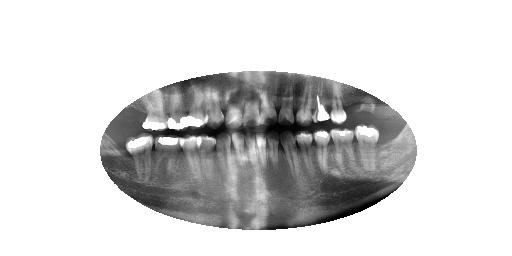
#> input picture unlabeled_images/0355_jpg.rf.e3e6daab192a51e715ef9fc3394f2a76.jpg, 512 x 256 px; its folder holds only this picture in this run
$ python train.py
#> lines starting #> are read from the running program, lines starting #| are printed output that depends on the picture
import glob2
import os
import pandas as pd
import cv2
import pickle
from sklearn.model_selection import train_test_split
from sklearn.preprocessing import LabelEncoder
from sklearn.ensemble import RandomForestClassifier
from sklearn.metrics import accuracy_score

# Load annotations from CSV
annotations_csv = '_annotations.csv'
df = pd.read_csv(annotations_csv)
#> (reads _annotations.csv from the repository)

# Initialize empty lists to store images and labels
images = []
labels = []

image_dir = 'unlabeled_images'
for index, row in df.iterrows():
    image_path = os.path.join(image_dir, row['filename'])

    # Check if the image file exists
    if os.path.exists(image_path):
        img = cv2.imread(image_path)
#> img is the input picture: shape (256, 512, 3); min 0, max 255, mean 212.9

        # Resize the image (if needed)
        img = cv2.resize(img, (256, 256))
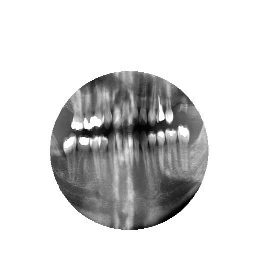
#> img: shape (256, 256, 3); min 0, max 255, mean 213

        # Flatten image data
        flattened_img = img.flatten()

        # Append flattened image to the list
        images.append(flattened_img)

        # Append corresponding label to the list
        labels.append(row['class'])
    else:
        print(f"Warning: Image file not found at {image_path}")


# [11 lines of commented-out code are left out]
label_encoder = LabelEncoder()
y = label_encoder.fit_transform(labels)

# Split data into training and testing sets
X_train, X_test, y_train, y_test = train_test_split(images, y, test_size=0.2, random_state=42)

# Train a simple model (Random Forest as an example)
model = RandomForestClassifier(n_estimators=100, random_state=42)
model.fit(X_train, y_train)

# Evaluate the model on the test set
y_pred = model.predict(X_test)
accuracy = accuracy_score(y_test, y_pred)
print(f'Model Accuracy: {accuracy}')

# Save the trained model as a pickle file
with open('trained_model.pkl', 'wb') as model_file:
    pickle.dump((model, label_encoder), model_file)
